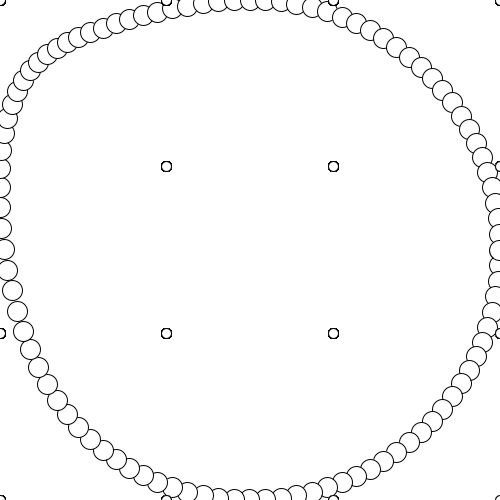
Frame 1 (no input)
Frame 60 (the mouse pressed at the canvas centre just before this capture): identical to frame 1, image omitted
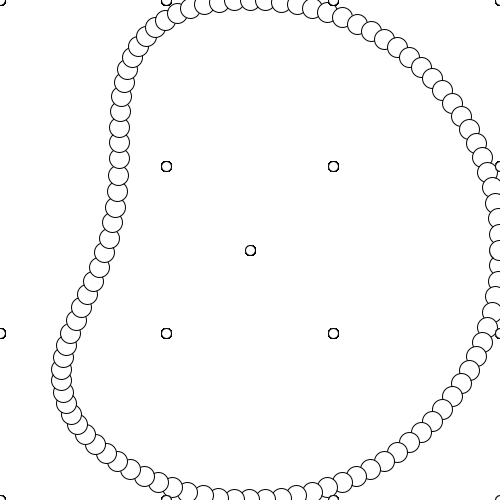
Frame 120 (the mouse held since frame 60 and released just before this capture)

The Processing sketch that drew these frames (run headless with seeded random() and noise(); from frame 60 on, the mouse is pressed at the canvas centre):

// Processing sketch: Sederbergs_FFD
// ── Sederbergs_FFD.pde
SederbergFFD sederbergFFD;

void setup(){
  size(500, 500);
  sederbergFFD = new SederbergFFD(3, 3, new PVector(0, 0), new PVector(width, height));
  
  
}

void draw(){
  background(255);
  sederbergFFD.P[0][1] = new PVector(mouseX, mouseY);
  for(int i=0; i<=100; i++){
  //float u = map(i, 0, 100, 0, 1);
  //float v = 0.5;
  //float u = map(mouseX, 0, width, 0, 1);
  //float v = map(mouseY, 0, height, 0, 1);
  float theta = map(i, 0, 100, 0, TWO_PI);
  float u = cos(theta)*0.5+0.5;
  float v = sin(theta)*0.5+0.5;
  PVector result = sederbergFFD.getPos(u, v);
  ellipse(result.x, result.y, 20, 20);
  sederbergFFD.show();
  }
}

// ── Sederberg_FFD.pde
class SederbergFFD {//based on this site https://www.researchgate.net/publication/314261522_FREE_FORM_DEFORMATION_METHODS_-_THE_THEORY_AND_PRACTICE
  int n;//
  int m;//
  PVector[][] P;

  SederbergFFD(int n, int m, PVector tl, PVector br) {//top left, bottom right 
    this.n = n;
    this.m = m;
    P = new PVector[n+1][m+1];
    for (int j=0; j<=m; j++) {
      for (int i=0; i<=n; i++) {
        P[i][j] = new PVector(map(i, 0, n, tl.x, br.x), map(j, 0, m, tl.y, br.y));
      }
    }
  }

  PVector getPos(float u, float v) {
    PVector sum = new PVector();
    for (int j=0; j<=m; j++) {
      for (int i=0; i<=n; i++) {
        sum.add(PVector.mult(P[i][j], binom(m, j)*pow(1-v, m-j)*pow(v, j)*binom(n, i)*pow(1-u, n-i)*pow(u, i)));
      }
    }
    return sum;
  }

  void show() {
    for (int j=0; j<=m; j++) {
      for (int i=0; i<=n; i++) {
        ellipse(P[i][j].x, P[i][j].y, 10, 10);
      }
    }
  }
}

// ── Util.pde
int binom(int n, int k)  
{ 
  // Base Cases 
  if (k == 0 || k == n) 
      return 1; 
    
  // Recur 
  return binom(n - 1, k - 1) + binom(n - 1, k); 
} 
